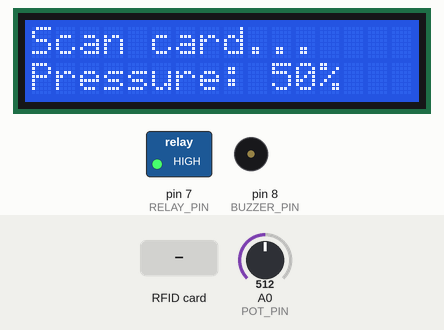
This sketch was run on a simulated Arduino Uno, built with avr-gcc and run on an emulated ATmega328P. On the bench: 16×2 character LCD, switched loads named in the sketch (green lamp = pin HIGH), buzzer (waves = sounding, pin HIGH). Inputs (shaded band) come from the test bench; at power-on: A0 (POT_PIN) = 512. Pins used as bus, display or sensor lines are not drawn.

Above: at 1.3 s.
1.4 s: RFID card 5E 7A 19 C4 held to the reader
At 2.7 s:
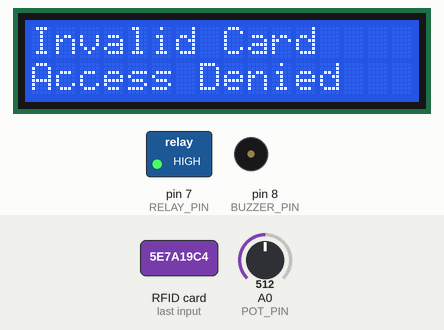
4.4 s: RFID card A3 20 DF 24 held to the reader
At 4.9 s:
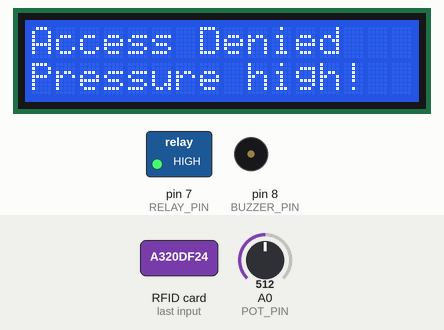
7.4 s: A0 (POT_PIN) set to 716
At 7.9 s:
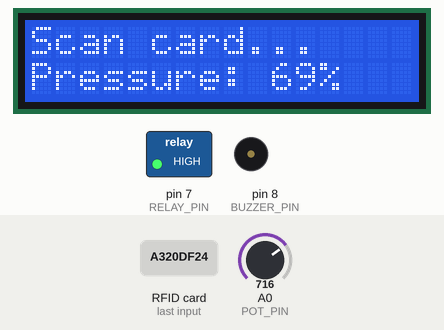
8.9 s: A0 (POT_PIN) set to 900
At 9.7 s:
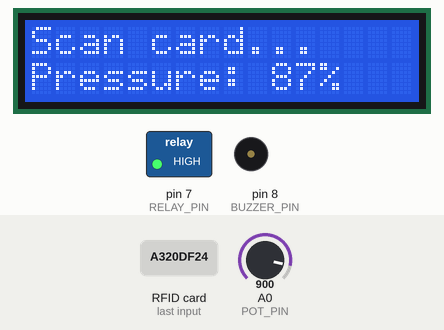
10.4 s: A0 (POT_PIN) set to 1023
At 11.6 s:
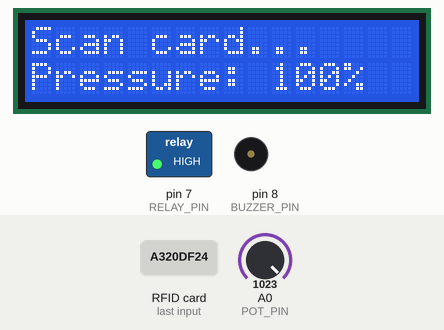
Timing chart, 0 to 12.9 s (numbered marks = the images above; inputs shaded):
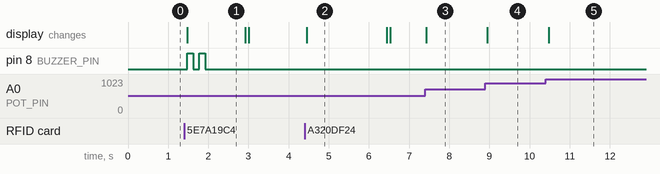

Measured:
- after the input at 1.4 s, pin 8 (BUZZER_PIN): alternates HIGH for 0.15 s and LOW for 0.15 s, 4 changes in all, then stays LOW, starting after 0.07 s; the display: changes after 0.07 s (image 1)
- after the input at 4.4 s, the display: changes after 0.05 s (image 2)
- after the input at 7.4 s, the display: changes at once (image 3)
- after the input at 8.9 s, the display: changes after 0.05 s (image 4)
- after the input at 10.4 s, the display: changes after 0.07 s (image 5)
- what the display in image 1 shows lasts 1.4 s, from 1.5 s to 2.9 s
- what the display in image 2 shows lasts 2.0 s, from 4.4 s to 6.4 s

The sketch:

PressureRoomLock.ino
```cpp
#include <SPI.h>
#include <MFRC522.h>
#include <Wire.h>
#include <LiquidCrystal_I2C.h>

#define SS_PIN 10
#define RST_PIN 9
#define BUZZER_PIN 8
#define RELAY_PIN 7
#define POT_PIN A0

MFRC522 rfid(SS_PIN, RST_PIN);
LiquidCrystal_I2C lcd(0x27, 16, 2);

byte authorizedUID[4] = {0xA3, 0x20, 0xDF, 0x24};
bool isUnlocked = false;

void setup() {
  pinMode(BUZZER_PIN, OUTPUT);
  pinMode(RELAY_PIN, OUTPUT);
  digitalWrite(RELAY_PIN, HIGH); // Relay active LOW (HIGH = locked)
  digitalWrite(BUZZER_PIN, LOW);

  SPI.begin();
  rfid.PCD_Init();

  lcd.init();
  lcd.backlight();
}

void loop() {
  int rawPot = analogRead(POT_PIN);
  int potPercentage = map(rawPot, 0, 1023, 0, 100);

  // Dynamic header text based on system lock state
  if (isUnlocked) {
    updateDefaultDisplay("Scan again lock ", potPercentage);
  } else {
    updateDefaultDisplay("Scan card...    ", potPercentage);
  }

  if (!rfid.PICC_IsNewCardPresent() || !rfid.PICC_ReadCardSerial()) {
    return;
  }

  bool cardMatches = true;
  for (byte i = 0; i < rfid.uid.size; i++) {
    if (rfid.uid.uidByte[i] != authorizedUID[i]) {
      cardMatches = false;
      break;
    }
  }

  rfid.PICC_HaltA();
  rfid.PCD_StopCrypto1();

  if (cardMatches) {
    if (!isUnlocked) {
      if (potPercentage == 0) {
        isUnlocked = true;
        digitalWrite(RELAY_PIN, LOW); // Unlock

        updateDefaultDisplay("Access Granted  ", potPercentage);

        digitalWrite(BUZZER_PIN, HIGH);
        delay(1000);
        digitalWrite(BUZZER_PIN, LOW);
      } else {
        updateDisplay("Access Denied", "Pressure high!");
        delay(2000);
        lcd.clear();
      }
    } else {
      isUnlocked = false;
      digitalWrite(RELAY_PIN, HIGH); // Relatch (Solenoid OFF)

      updateDisplay("Card Rescanned", "Lock Latched");

      digitalWrite(BUZZER_PIN, HIGH);
      delay(1500);
      digitalWrite(BUZZER_PIN, LOW);

      lcd.clear();
    }
  } else {
    updateDisplay("Invalid Card", "Access Denied");

    digitalWrite(BUZZER_PIN, HIGH);
    delay(150);
    digitalWrite(BUZZER_PIN, LOW);
    delay(150);
    digitalWrite(BUZZER_PIN, HIGH);
    delay(150);
    digitalWrite(BUZZER_PIN, LOW);

    delay(1000);
    lcd.clear();
  }

  // FORCE RE-INITIALIZE RFID MODULE TO RECOVER FROM RELAY EMI SPIKES
  rfid.PCD_Init();
}

void updateDefaultDisplay(String headerText, int percent) {
  lcd.setCursor(0, 0);
  lcd.print(headerText);

  lcd.setCursor(0, 1);
  lcd.print("Pressure: ");
  lcd.print(percent);
  lcd.print("%   ");
}

void updateDisplay(String line1, String line2) {
  lcd.clear();
  lcd.setCursor(0, 0);
  lcd.print(line1);
  lcd.setCursor(0, 1);
  lcd.print(line2);
}
```
